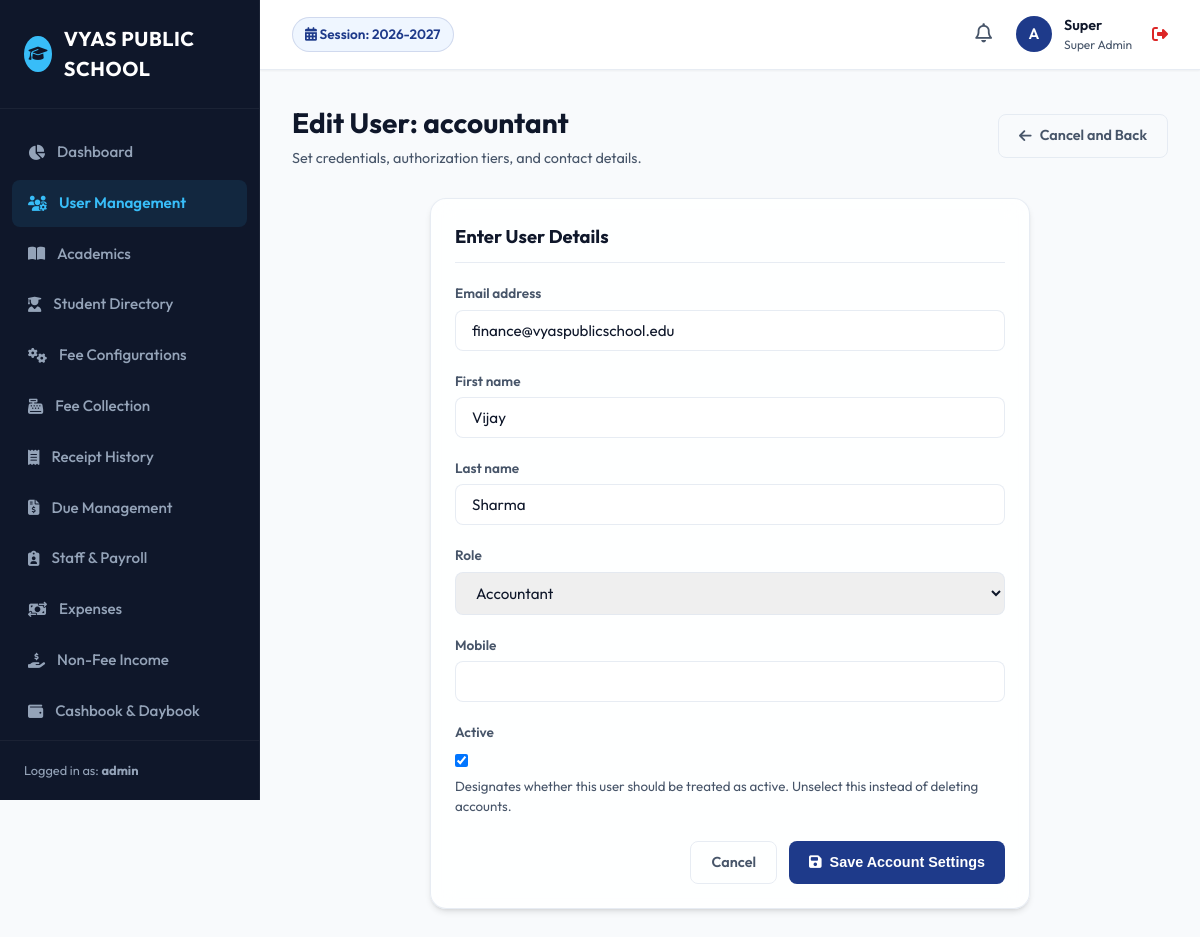
/users/2/update/ (signed in), run on the app's committed database.
### users/models.py (models this page shows, shortened)
class User(AbstractUser, SoftDeleteModel):
    SUPER_ADMIN = 'SUPER_ADMIN'
    SCHOOL_ADMIN = 'SCHOOL_ADMIN'
    ACCOUNTANT = 'ACCOUNTANT'
    PRINCIPAL = 'PRINCIPAL'
    TEACHER = 'TEACHER'
    RECEPTIONIST = 'RECEPTIONIST'
    ROLE_CHOICES = [
        (SUPER_ADMIN, 'Super Admin'),
        (SCHOOL_ADMIN, 'School Admin'),
        (ACCOUNTANT, 'Accountant'),
        (PRINCIPAL, 'Principal'),
        (TEACHER, 'Teacher'),
        (RECEPTIONIST, 'Receptionist'),
    ]
    role = models.CharField(max_length=20, choices=ROLE_CHOICES, default=SCHOOL_ADMIN)
    mobile = models.CharField(max_length=15, blank=True, null=True)
    objects = SoftDeleteUserManager()
    def is_school_admin(self):
        return self.role in [self.SUPER_ADMIN, self.SCHOOL_ADMIN]
    def is_accountant(self):
        return self.role in [self.SUPER_ADMIN, self.ACCOUNTANT]

### academics/models.py (models this page shows, shortened)
class AcademicSession(SoftDeleteModel):
    name = models.CharField(max_length=20, unique=True, help_text="e.g. 2026-2027")
    start_date = models.DateField()
    end_date = models.DateField()
    is_active = models.BooleanField(default=False)
    class Meta:
        ordering = ['-start_date']

### users/views.py (the view)
# urls.py: path('users/<int:pk>/update/', views.user_update, name='user_update'),
@login_required
@admin_only
def user_update(request, pk):
    user = get_object_or_404(User, pk=pk, is_deleted=False)
    if request.method == 'POST':
        form = ERPUserUpdateForm(request.POST, instance=user)
        if form.is_valid():
            form.save()
            log_activity(request.user, f"UPDATE_USER", {"updated_user": user.username, "role": user.role}, request)
            messages.success(request, f"User {user.username} successfully updated.")
            return redirect('user_list')
        else:
            messages.error(request, "Please correct the errors.")
    else:
        form = ERPUserUpdateForm(instance=user)
    return render(request, 'users/user_form.html', {'form': form, 'title': f"Edit User: {user.username}"})

### users/forms.py
class ERPUserUpdateForm(forms.ModelForm):
    class Meta:
        model = User
        fields = ['email', 'first_name', 'last_name', 'role', 'mobile', 'is_active']
        widgets = {
            'email': forms.EmailInput(attrs={'class': 'form-control'}),
            'first_name': forms.TextInput(attrs={'class': 'form-control'}),
            'last_name': forms.TextInput(attrs={'class': 'form-control'}),
            'role': forms.Select(attrs={'class': 'form-control'}),
            'mobile': forms.TextInput(attrs={'class': 'form-control'}),
            'is_active': forms.CheckboxInput(attrs={'class': 'form-check-input'}),
        }

### academics/context_processors.py (called while the page is built)
def academic_session_processor(request):
    try:
        active_session = AcademicSession.objects.get(is_active=True)
    except AcademicSession.DoesNotExist:
        active_session = AcademicSession.objects.order_by('-start_date').first()
    except AcademicSession.MultipleObjectsReturned:
        active_session = AcademicSession.objects.filter(is_active=True).first()
    return {
        'ACTIVE_SESSION': active_session,
        'ALL_SESSIONS': AcademicSession.objects.all()
    }

### core/models.py (called while the page is built)
    def get_queryset(self):
        return SoftDeleteQuerySet(self.model, using=self._db).filter(is_deleted=False)

### users/models.py (called while the page is built)
    def get_queryset(self):
        return SoftDeleteQuerySet(self.model, using=self._db).filter(is_deleted=False)

### templates/users/user_form.html (shortened to what this page needs)
{% extends 'base.html' %}
{% block content %}
<div class="page-header">
    <div class="page-title">
        <h1>{{ title }}</h1>
        <p>Set credentials, authorization tiers, and contact details.</p>
    </div>
    <a href="{% url 'user_list' %}" class="btn btn-outline">
        <i class="fa-solid fa-arrow-left"></i> Cancel and Back
    </a>
</div>
<div class="glass-panel" style="max-width: 600px; margin: 0 auto;">
    <div class="panel-header">
        <h2>Enter User Details</h2>
    </div>
    <form method="POST">
        {% for field in form %}
        <div class="form-group">
            <label for="{{ field.id_for_label }}">{{ field.label }}</label>
            {{ field }}
            {% if field.help_text %}
            <small style="display: block; margin-top: 4px; color: var(--text-secondary);">{{ field.help_text }}</small>
            {% endif %}
        </div>
        {% endfor %}
        <div style="margin-top: 24px; display: flex; gap: 12px; justify-content: flex-end;">
            <a href="{% url 'user_list' %}" class="btn btn-outline">Cancel</a>
            <button type="submit" class="btn btn-primary">
                <i class="fa-solid fa-save"></i> Save Account Settings
            </button>
        </div>
    </form>
</div>
{% endblock %}

### templates/base.html (shortened to what this page needs)
{% load static %}
<!DOCTYPE html>
<html lang="en">
<head>
    <link rel="stylesheet" href="https://cdnjs.cloudflare.com/ajax/libs/font-awesome/6.4.0/css/all.min.css">
    <link rel="stylesheet" href="{% static 'css/styles.css' %}">
</head>
<body>
    <div class="app-container">
        <aside class="sidebar">
            <div class="sidebar-header">
                <div class="user-avatar" style="background-color: var(--sidebar-active); color: var(--sidebar-bg);">
                    <i class="fa-solid fa-graduation-cap"></i>
                </div>
                <div class="sidebar-logo">VYAS PUBLIC SCHOOL</div>
            </div>
            <ul class="sidebar-menu">
                <li class="menu-item {% if request.resolver_match.url_name == 'dashboard' %}active{% endif %}">
                    <a href="{% url 'dashboard' %}">
                        <i class="fa-solid fa-chart-pie"></i>
                        <span>Dashboard</span>
                    </a>
                </li>
                {% if request.user.is_school_admin %}
                <li class="menu-item {% if 'user' in request.path %}active{% endif %}">
                    <a href="{% url 'user_list' %}">
                        <i class="fa-solid fa-users-gear"></i>
                        <span>User Management</span>
                    </a>
                </li>
                {% endif %}
                {% if request.user.role == 'SUPER_ADMIN' or request.user.role == 'SCHOOL_ADMIN' or request.user.role == 'PRINCIPAL' or request.user.role == 'TEACHER' %}
                <li class="menu-item {% if 'academics' in request.path %}active{% endif %}">
                    <a href="{% url 'class_list' %}">
                        <i class="fa-solid fa-book-open"></i>
                        <span>Academics</span>
                    </a>
                </li>
                {% endif %}
                <li class="menu-item {% if 'students' in request.path %}active{% endif %}">
                    <a href="{% url 'student_list' %}">
                        <i class="fa-solid fa-user-graduate"></i>
                        <span>Student Directory</span>
                    </a>
                </li>
                {% if request.user.is_accountant or request.user.is_school_admin %}
                <li class="menu-item {% if 'fees' in request.path and 'collect' not in request.path and 'receipts' not in request.path and 'dues' not in request.path %}active{% endif %}">
                    <a href="{% url 'fee_type_list' %}">
                        <i class="fa-solid fa-gears"></i>
                        <span>Fee Configurations</span>
                    </a>
                </li>
                <li class="menu-item {% if 'fees/collect' in request.path %}active{% endif %}">
                    <a href="{% url 'fee_collection_dashboard' %}">
                        <i class="fa-solid fa-cash-register"></i>
                        <span>Fee Collection</span>
                    </a>
                </li>
                <li class="menu-item {% if 'fees/receipts' in request.path %}active{% endif %}">
                    <a href="{% url 'receipt_history' %}">
                        <i class="fa-solid fa-receipt"></i>
                        <span>Receipt History</span>
                    </a>
                </li>
                <li class="menu-item {% if 'fees/dues' in request.path %}active{% endif %}">
                    <a href="{% url 'due_report' %}">
                        <i class="fa-solid fa-file-invoice-dollar"></i>
                        <span>Due Management</span>
                    </a>
                </li>
                {% endif %}
                {% if request.user.role == 'SUPER_ADMIN' or request.user.role == 'SCHOOL_ADMIN' or request.user.role == 'PRINCIPAL' or request.user.is_accountant %}
                <li class="menu-item {% if 'staff' in request.path or 'salar' in request.path %}active{% endif %}">
                    <a href="{% url 'staff_list' %}">
                        <i class="fa-solid fa-clipboard-user"></i>
                        <span>Staff & Payroll</span>
                    </a>
                </li>
                {% endif %}
                {% if request.user.is_accountant or request.user.is_school_admin %}
                <li class="menu-item {% if 'finance/expense' in request.path %}active{% endif %}">
                    <a href="{% url 'expense_list' %}">
                        <i class="fa-solid fa-money-bill-transfer"></i>
                        <span>Expenses</span>
                    </a>
                </li>
                <li class="menu-item {% if 'finance/income' in request.path %}active{% endif %}">
                    <a href="{% url 'income_list' %}">
                        <i class="fa-solid fa-hand-holding-dollar"></i>
                        <span>Non-Fee Income</span>
                    </a>
                </li>
                <li class="menu-item {% if 'daybook' in request.path or 'cashbook' in request.path %}active{% endif %}">
                    <a href="{% url 'daybook' %}">
                        <i class="fa-solid fa-wallet"></i>
                        <span>Cashbook & Daybook</span>
                    </a>
                </li>
                {% endif %}
                <li class="menu-item {% if 'reports' in request.path %}active{% endif %}">
                    <a href="{% url 'reports_dashboard' %}">
                    </a>
                </li>
            </ul>
            <div class="sidebar-footer">
                Logged in as: <strong>{{ request.user.username }}</strong>
            </div>
        </aside>
        <main class="main-wrapper">
            <header class="main-header">
                <div class="header-left">
                    <div class="session-indicator">
                        <i class="fa-solid fa-calendar-days"></i>
                        Session: {{ ACTIVE_SESSION.name|default:"None Configured" }}
                    </div>
                </div>
                <div class="header-right">
                    <div class="notification-bell">
                        <i class="fa-regular fa-bell" style="font-size: 1.2rem; cursor: pointer; color: var(--text-secondary);"></i>
                    </div>
                    <div class="user-profile" onclick="location.href='{% url 'logout' %}'" title="Click to Logout">
                        <div class="user-avatar">
                            {{ request.user.username|slice:":1"|upper }}
                        </div>
                        <div class="user-info">
                            <div class="user-name">{{ request.user.first_name|default:request.user.username }}</div>
                            <div class="user-role">{{ request.user.get_role_display }}</div>
                        </div>
                        <i class="fa-solid fa-right-from-bracket" style="color: var(--danger); margin-left: 8px;"></i>
                    </div>
                </div>
            </header>
            <div class="content-body">
                {% block content %}{% endblock %}
            </div>
        </main>
    </div>
</body>
</html>

### data on the page
User: user.username "admin", user.username "A", user.first_name "Super", user.role "Super Admin"
AcademicSession: name "2026-2027"
User: form "finance@vyaspublicschool.edu" "Vijay" "Sharma" "Accountant" "☑"

### other printed values
{{ title }} "Edit User: accountant"
{{ field.label }} "Email address" "First name" "Last name" "Role" "Mobile" "Active"
{{ field.help_text }} "Designates whether this user should be treated as active. Unselect this instead of deleting accounts."
